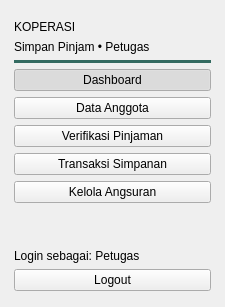
     <widget class="QFrame" name="frameSidebar">
      <property name="minimumSize">
       <size>
        <width>225</width>
        <height>0</height>
       </size>
      </property>
      <property name="maximumSize">
       <size>
        <width>225</width>
        <height>16777215</height>
       </size>
      </property>
      <property name="frameShape">
       <enum>QFrame::NoFrame</enum>
      </property>
      <layout class="QVBoxLayout" name="layoutSidebar">
       <property name="spacing">
        <number>6</number>
       </property>
       <property name="leftMargin">
        <number>14</number>
       </property>
       <property name="topMargin">
        <number>20</number>
       </property>
       <property name="rightMargin">
        <number>14</number>
       </property>
       <property name="bottomMargin">
        <number>16</number>
       </property>
       <item>
        <widget class="QLabel" name="lblAppTitle">
         <property name="text">
          <string>KOPERASI</string>
         </property>
        </widget>
       </item>
       <item>
        <widget class="QLabel" name="lblAppSubtitle">
         <property name="text">
          <string>Simpan Pinjam • Petugas</string>
         </property>
        </widget>
       </item>
       <item>
        <widget class="Line" name="lineSidebarTop">
         <property name="styleSheet">
          <string notr="true">background-color: #346B61; max-height: 1px; border: none; margin-top: 6px; margin-bottom: 8px;</string>
         </property>
         <property name="orientation">
          <enum>Qt::Horizontal</enum>
         </property>
        </widget>
       </item>
       <item>
        <widget class="QPushButton" name="btnNavDashboard">
         <property name="text">
          <string>Dashboard</string>
         </property>
         <property name="checkable">
          <bool>true</bool>
         </property>
         <property name="checked">
          <bool>true</bool>
         </property>
         <property name="autoExclusive">
          <bool>true</bool>
         </property>
         <property name="navButton" stdset="0">
          <bool>true</bool>
         </property>
        </widget>
       </item>
       <item>
        <widget class="QPushButton" name="btnNavAnggota">
         <property name="text">
          <string>Data Anggota</string>
         </property>
         <property name="checkable">
          <bool>true</bool>
         </property>
         <property name="autoExclusive">
          <bool>true</bool>
         </property>
         <property name="navButton" stdset="0">
          <bool>true</bool>
         </property>
        </widget>
       </item>
       <item>
        <widget class="QPushButton" name="btnNavVerifikasi">
         <property name="text">
          <string>Verifikasi Pinjaman</string>
         </property>
         <property name="checkable">
          <bool>true</bool>
         </property>
         <property name="autoExclusive">
          <bool>true</bool>
         </property>
         <property name="navButton" stdset="0">
          <bool>true</bool>
         </property>
        </widget>
       </item>
       <item>
        <widget class="QPushButton" name="btnNavSimpanan">
         <property name="text">
          <string>Transaksi Simpanan</string>
         </property>
         <property name="checkable">
          <bool>true</bool>
         </property>
         <property name="autoExclusive">
          <bool>true</bool>
         </property>
         <property name="navButton" stdset="0">
          <bool>true</bool>
         </property>
        </widget>
       </item>
       <item>
        <widget class="QPushButton" name="btnNavAngsuran">
         <property name="text">
          <string>Kelola Angsuran</string>
         </property>
         <property name="checkable">
          <bool>true</bool>
         </property>
         <property name="autoExclusive">
          <bool>true</bool>
         </property>
         <property name="navButton" stdset="0">
          <bool>true</bool>
         </property>
        </widget>
       </item>
       <item>
        <spacer name="spacerSidebar">
         <property name="orientation">
          <enum>Qt::Vertical</enum>
         </property>
         <property name="sizeHint" stdset="0">
          <size>
           <width>20</width>
           <height>40</height>
          </size>
         </property>
        </spacer>
       </item>
       <item>
        <widget class="QLabel" name="lblUserInfo">
         <property name="text">
          <string>Login sebagai: Petugas</string>
         </property>
        </widget>
       </item>
       <item>
        <widget class="QPushButton" name="btnLogout">
         <property name="text">
          <string>Logout</string>
         </property>
        </widget>
       </item>
      </layout>
     </widget>
